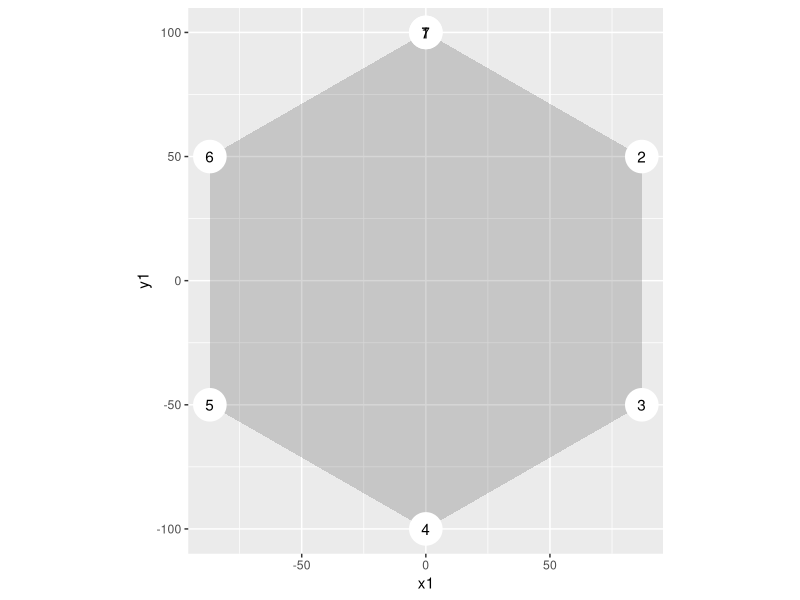
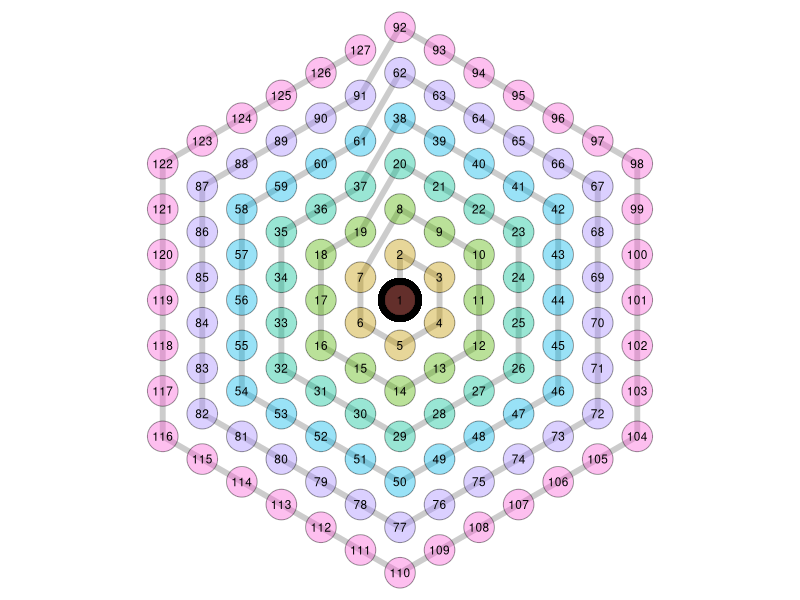
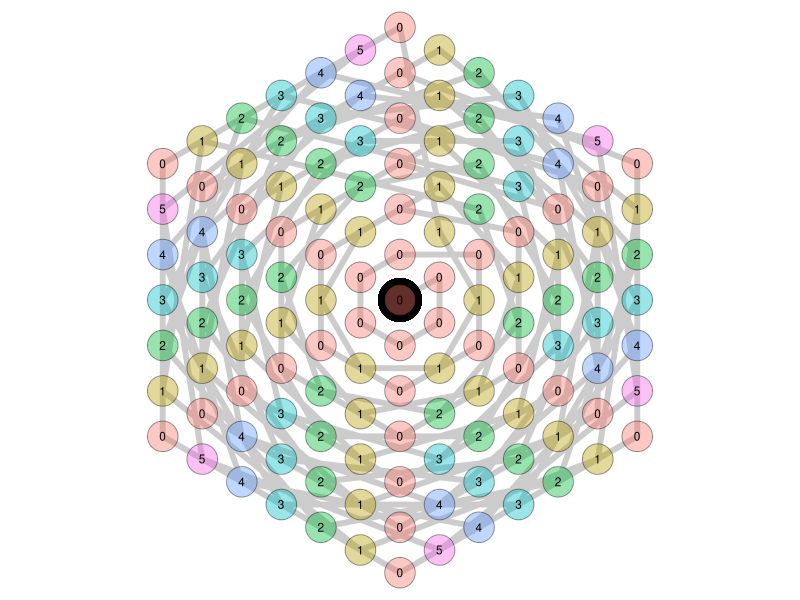
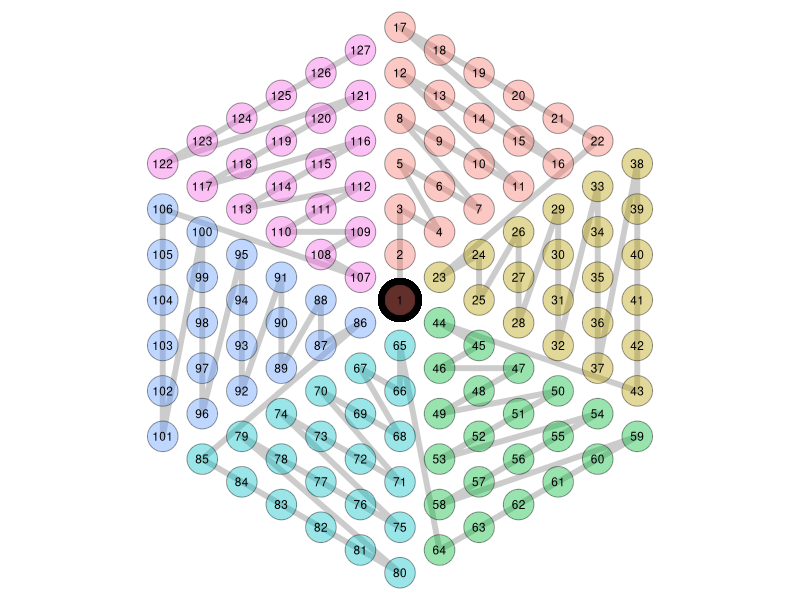
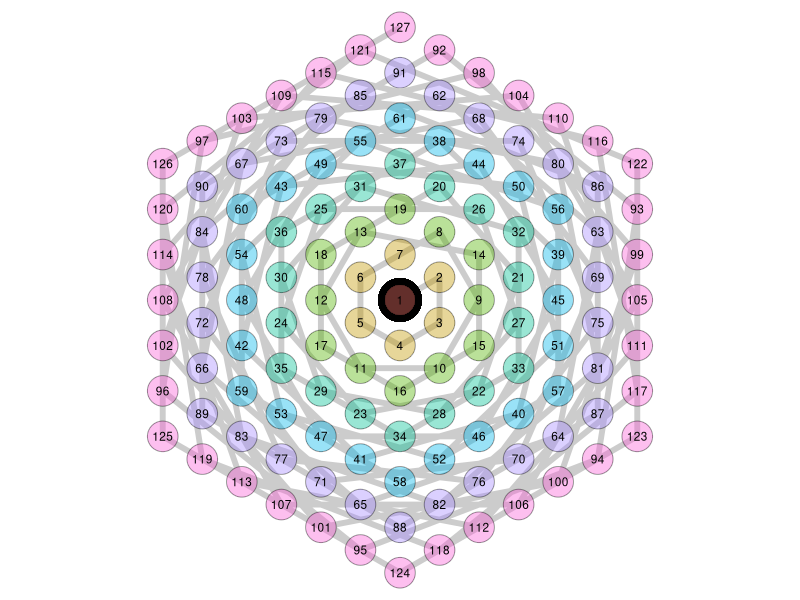
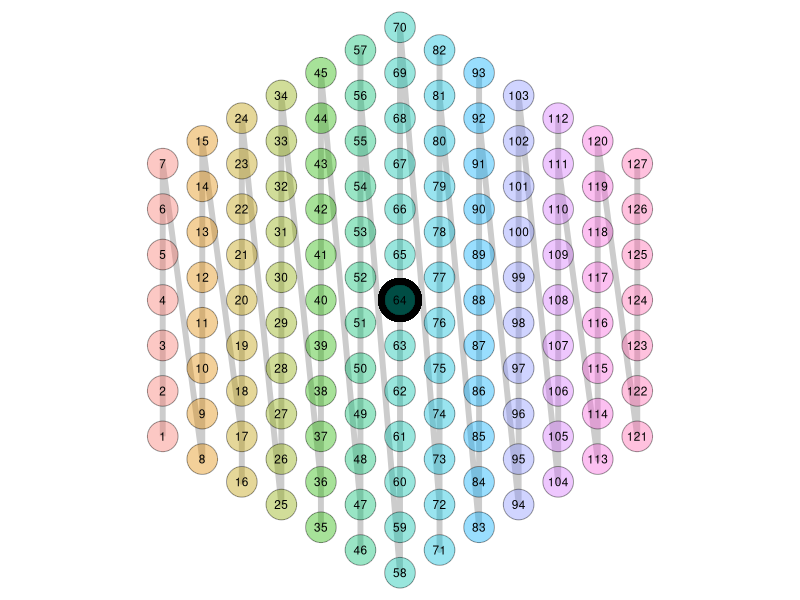
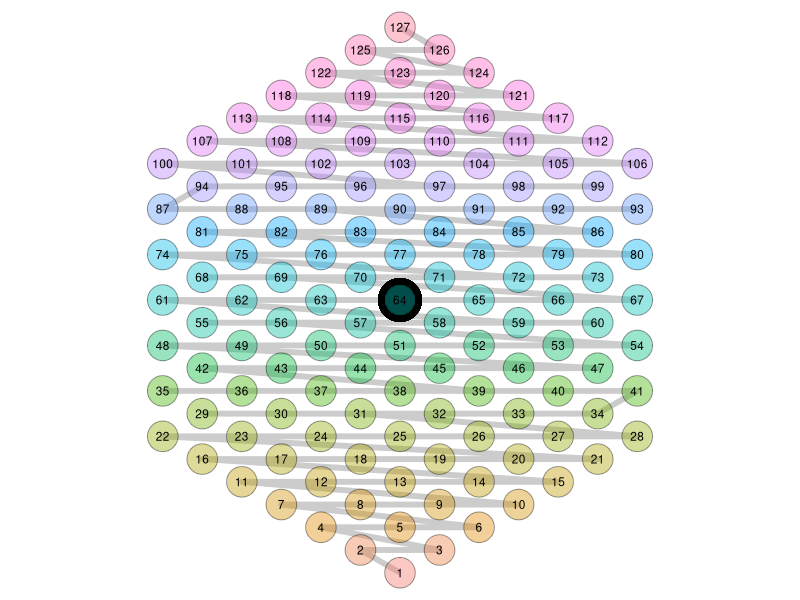

These charts were generated, in order, by the following R code:
## ---- chunk 1
knitr::opts_chunk$set(echo = TRUE)
## ---- chunk 2
library(tidyverse)
options(scipen = 999)

points_start <-
  #create a base table
    tibble(circumf = seq(0, 2*pi, length.out = 7),
           x1 = sin(circumf)*100,
           y1 = cos(circumf)*100, 0) %>% 
  #find next point for each vertex   
    mutate(x2 = lead(x1, default = 0),
           y2 = lead(y1, default = 1),
           vertex = row_number()) %>%
  #round evrything  
    mutate_all(.funs = funs(round(., 0))) %>% 
    select(vertex, x1, y1, x2, y2) 
## ---- chunk 3
ggplot(points_start, aes(x1, y1, label = vertex)) +
  geom_polygon(alpha = .2) +
  geom_point(size = 10, color = "white", stroke = 1) +
  geom_text() +
  coord_fixed()
## ---- chunk 4
#base table for the for loop
  points_all <-
    tibble(layer = 0, 
           layer_hex_ord = 1, 
           vertex = 1, 
           mids = 0,
           x = 0, 
           y = 0)

#for loop to generate expanded grid of points
  for(i in 1:6){
    points_loop <-
        #create table for each vertex and midpoints in-between
          expand.grid(vertex = 1:6,
                      mids = 0:(i-1),
                      KEEP.OUT.ATTRS = F) %>% 
          arrange(vertex) %>%
        #join in the coordinates
          left_join(points_start) %>%
        #add layer level, order per layer and final coordinates
          mutate(layer = i,
                 layer_hex_ord = row_number(),
                 x = (x1 + mids/i * (x2 - x1))*i,
                 y = (y1 + mids/i * (y2 - y1)) * i) %>% 
          select(one_of(colnames(points_all)))
      
    #create master table
      points_all <-
        rbind(points_all, points_loop)
  }
## ---- chunk 5
points_spiral_table <-
  points_all[1,] %>% 
  mutate(ord_offset = 0,
         hex_ord_offset = 0)

#generate spiral/star arangement
 for(i in 1:6){
    #i = 3
    points_base <-
      points_all %>% 
      filter(layer == i)
    
    points_base1 <-
      filter(points_base, layer_hex_ord >= 2) %>% 
      rbind(filter(points_base, layer_hex_ord < 2)) %>% 
      mutate(ord_offset = row_number(),
             hex_ord_offset = ord_offset %% (i), 
             hex_ord_offset = ifelse(hex_ord_offset == 0, i,
                                     hex_ord_offset)) 
     
    #ggplot(points_base1) +geom_text(aes(x = x, y = y, label = hex_ord_offset))
    
    points_spiral_table <-
      rbind(points_spiral_table, points_base1)
 }

## ---- chunk 6
#final dataset
points_final <-
  points_spiral_table %>%
  arrange(layer, layer_hex_ord) %>% 
  mutate(by_layer = row_number()) %>% 
  arrange(layer, hex_ord_offset, ord_offset) %>% 
  mutate(by_star = row_number()) %>% 
  select(-hex_ord_offset, -ord_offset) %>% 
  arrange(x+1000, y) %>% 
  mutate(by_x = row_number()) %>% 
  arrange(y+1000, x) %>% 
  mutate(by_y = row_number()) %>% 
  arrange(vertex, layer, layer_hex_ord) %>% 
  mutate(by_vertex = row_number()) %>% 
  select(by_star, x, y, contains("by_"), everything()) %>% 
  arrange(by_star)
## ---- chunk 7
plot_points <-
  function(var_color, var_label){
    #var_color = "layer"; var_label = "by_layer"
    points_final %>% 
    mutate_(col_color = var_color,
            col_label = var_label) %>% 
    arrange(col_color, col_label) %>% 
    ggplot(aes(x, y, label = round(col_label, 0))) +
      geom_path(aes(group = 1),#col_color, color = factor(col_color)), 
                size = 2, alpha = .2) +
      geom_point(aes(0,0), size = 14) +
      geom_point(aes(fill = factor(col_color)), size = 10, 
                 alpha = .4, pch = 21) +
      geom_text(size = 3) +
      guides(color = F, fill = F) +
      coord_fixed() +
      theme_void()
}

plot_points("layer", "by_layer")
plot_points("mids", "mids")
plot_points("vertex", "by_vertex")
plot_points("layer", "by_star")
plot_points("x", "by_x")
plot_points("y", "by_y")

#colnames
  # "by_star"  "x"     "y"
  # "by_layer" "by_x"  "by_y"  "by_vertex"     
  # "layer"    "layer_hex_ord" "vertex"  "mids"

write_csv(points_final, "packed_bubbles.csv")
